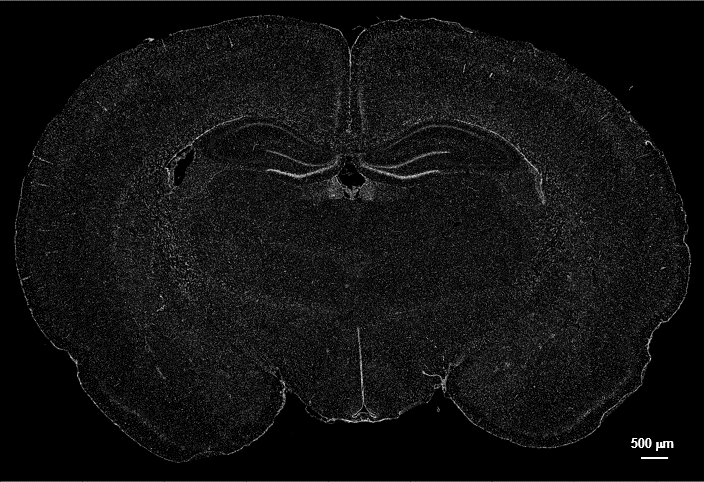
#> input picture program/DETECTION/files/1.png, 704 x 482 px
$ python test.py --image program/DETECTION/files/1.png   (older library calls are emulated)
#> lines starting #> are read from the running program, lines starting #| are printed output that depends on the picture
# import the necessary packages
from __future__ import print_function
from skimage.feature import peak_local_max
from skimage.morphology import watershed
from scipy import ndimage
import argparse
import imutils
import cv2
# construct the argument parse and parse the arguments
ap = argparse.ArgumentParser()
ap.add_argument("-i", "--image", required=True,
	help="path to input image")
args = vars(ap.parse_args())
# load the image and perform pyramid mean shift filtering
# to aid the thresholding step
image = cv2.imread(args["image"])
#> image is the input picture: shape (482, 704, 3); min 0, max 255, mean 17.1
shifted = cv2.pyrMeanShiftFiltering(image, 21, 51)
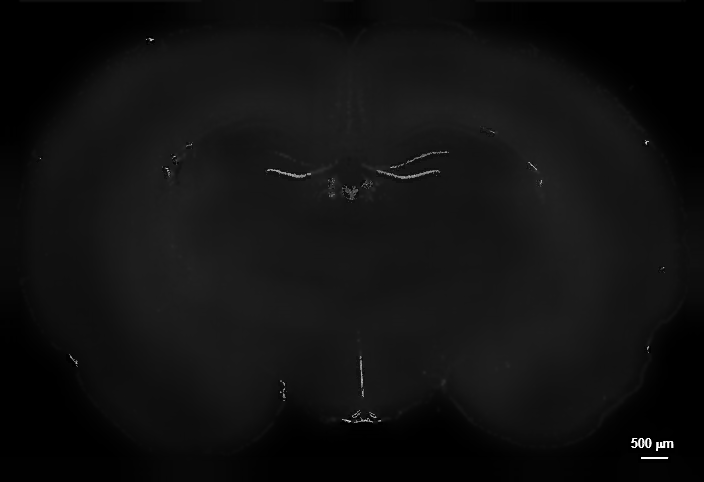
#> shifted: shape (482, 704, 3); min 0, max 254, mean 16.7
cv2.imshow("Input", image)

$ run again, on program/DETECTION/files/3.png
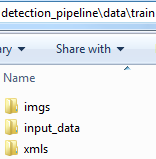
#> input picture program/DETECTION/files/3.png, 156 x 159 px
#> image is the input picture: shape (159, 156, 3); mean B, G, R 238.3, 235.4, 231.9
#> `shifted = cv2.pyrMeanShiftFiltering(image, 21, 51)`:
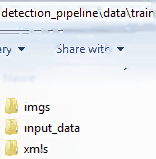
#> shifted: shape (159, 156, 3); mean B, G, R 238.5, 236.1, 233.7

$ run again, on program/DETECTION/files/4.png
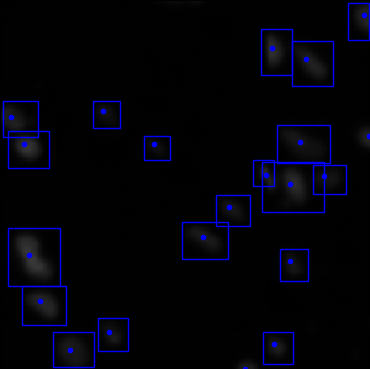
#> input picture program/DETECTION/files/4.png, 370 x 369 px
#> image is the input picture: shape (369, 370, 3); mean B, G, R 10.5, 2.7, 2.7
#> `shifted = cv2.pyrMeanShiftFiltering(image, 21, 51)`:
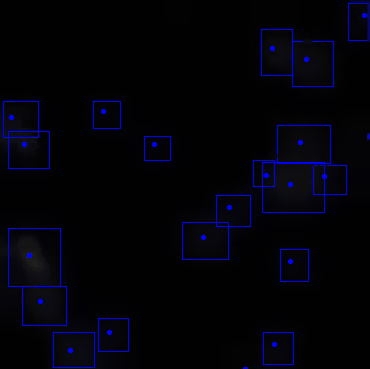
#> shifted: shape (369, 370, 3); mean B, G, R 9.9, 2.5, 2.5
